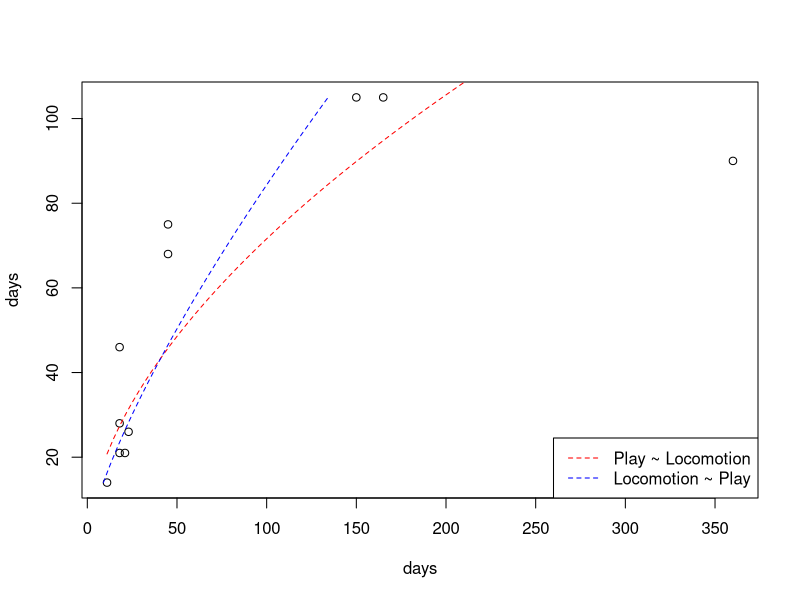
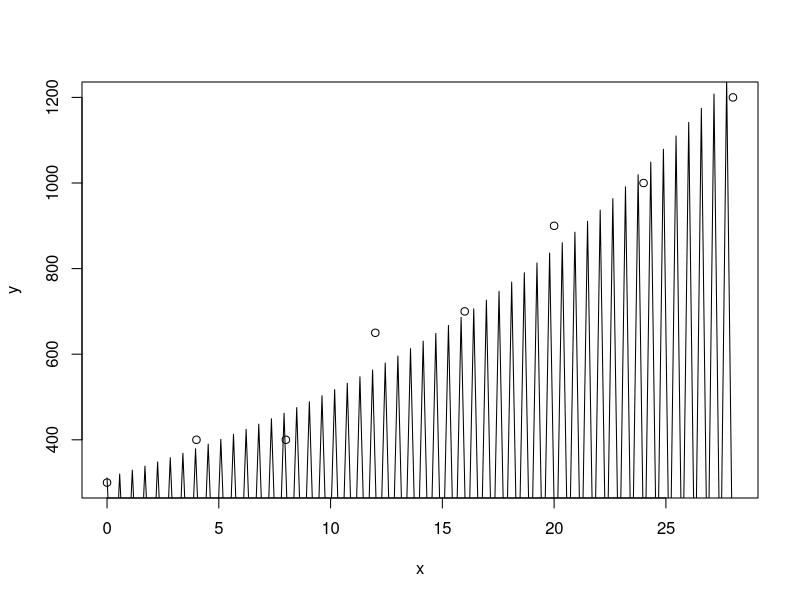

Reproduce these figures in R, in order.
## ---- chunk 1
x <- c(360, 165, 21, 23, 11, 18, 18, 150, 45, 45, 18)
y <- c(90, 105, 21, 26, 14, 28, 21, 105, 68, 75, 46)

lnx <- log(x)
lny <- log(y)

lm1 <- lm(lny ~ lnx)
lm2 <- lm(lnx ~ lny)

summary(lm1)
summary(lm2)

plot(x, y, xlab = "days", ylab = "days")

xcoord <- seq(min(x), max(x), length.out = 100)
p1 <- predict(lm1, data.frame(lnx = log(xcoord)))
lines(xcoord,exp(p1), col="red", lty = 2)
  
ycoord <- seq(min(y), max(y), length.out = 100)
p2 <- predict(lm2, data.frame(lny = log(ycoord)))
lines(exp(p2), ycoord, col='blue', lty = 2)

legend("bottomright", c("Play ~ Locomotion", "Locomotion ~ Play"), lty=2, col= c("red","blue"))
## ---- chunk 2
x <- c(0:7)
x <- x*4

y <- c(300, 400, 400, 650, 700, 900, 1000, 1200)

b <- cov(x,log(y)) / var(x)
a <- exp(mean(log(y)) - b*mean(x))

cat(a,b)

lm <- lm(log(y) ~ x)
summary(lm)

a <- exp(coef(lm[1]))
b <- coef(lm)[2]
print(c(a,b))

plot(x,y)
xcoord <- seq(0,28, length.out = 100)
ycoord <- a * exp(b*xcoord)
lines(xcoord, ycoord)
